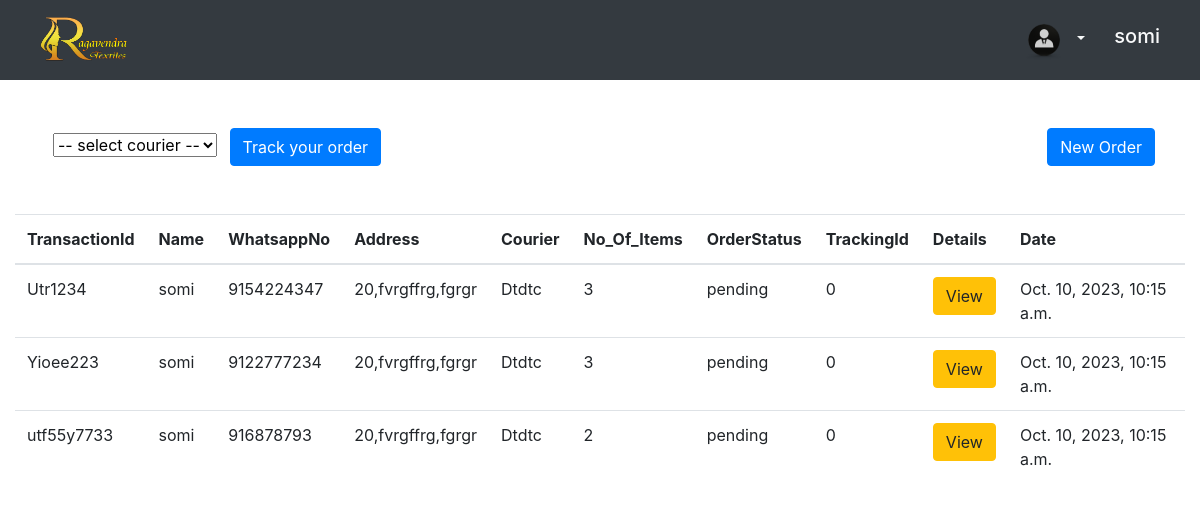
Page /orders/ (signed in) on the earlier database version.
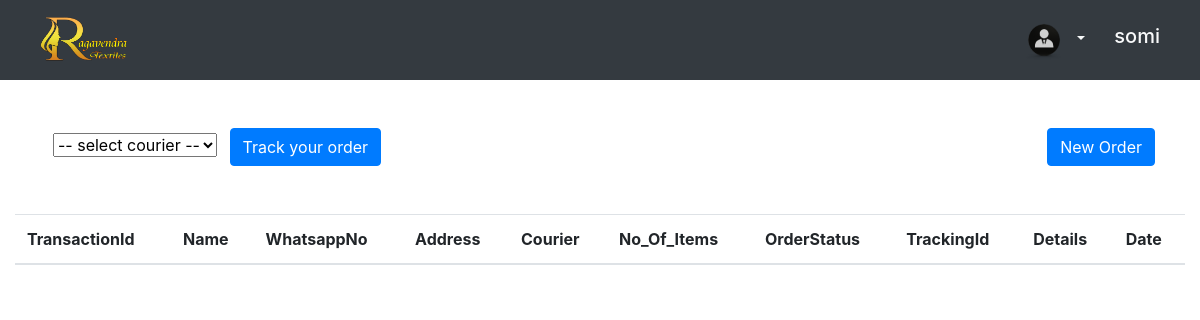
Same page on the later database version.
### ragavendra_store/models.py (models this page shows, shortened)
class Orders(models.Model):
    OrderID = models.AutoField(primary_key=True)
    Name  = models.CharField(max_length=30,null=True, blank=True)
    WhatsappNo = models.BigIntegerField(null=True, blank=True)
    ContactNo = models.BigIntegerField(null=True, blank=True)
    Dono = models.CharField(max_length=250, blank=False,default="")
    LandMark = models.CharField(max_length=250, blank=False,default="")
    Area_name = models.CharField(max_length=255,null=True, blank=True,default="")
    Village = models.CharField(max_length=255,null=True, blank=True,default="")
    Mandal = models.CharField(max_length=255,null=True, blank=True,default="")
    District = models.CharField(max_length=255,null=True, blank=True,default="")
    State = models.CharField(max_length=255,null=True, blank=True,default="")
    Postal_code = models.CharField(max_length=10,null=True, blank=True,default="")
    Courier = models.CharField(max_length=30, blank=True)
    TransactionId = models.CharField(max_length=25,default=0,null=True, blank=True)
    TrackingId = models.CharField(max_length=10,default=0,null=True, blank=True)
    No_Of_Items = models.IntegerField(null=True, blank=True)
    item_color = models.CharField(max_length=10,null=True, blank=True)
    item_size = models.CharField(max_length=10,null=True, blank=True)
    file = models.FileField()
    STATUS_CHOICES = (
        ('Pending', 'Pending'),
        ('Approved', 'Approved'),
        ('Rejected', 'Rejected'),
        ('Production', 'Production'),
        ('Out of Delivery', 'Out of Delivery'),
        ('completed', 'completed'),
    )
    OrderStatus = models.CharField(max_length=20, choices=STATUS_CHOICES, default='pending')
    Date = models.DateTimeField(default=datetime.now())
    user = models.ForeignKey(User, on_delete=models.CASCADE, default=1)

### ragavendra_store/views.py (the view, shortened to what this page needs)
# urls.py: path('orders/',orders, name='orders'),
@login_required
def orders(request):
    tracking_id = '',
    order_placed = False
    previous_order = None
    unique_orders = []
    orders_list = Orders.objects.filter(user=request.user).values_list('TransactionId', flat=True).distinct()
    for transaction_id in orders_list:
        order = Orders.objects.filter(user=request.user, TransactionId=transaction_id).first()
        unique_orders.append(order)
    view_orders_list = Orders.objects.all()
    oUser_INFO = User_info.objects.filter(userid = request.user.id)
    oUser = User_info.objects.filter(userid = request.user.id).first()
    profile_data = User_info.objects.filter(userid=request.user.id).values()
    profile_json = json.dumps(list(profile_data))
    latest_order = Orders.objects.filter(user=request.user).order_by('-OrderID').first()
    if latest_order:
        previous_order = model_to_dict(latest_order)
    return render(request ,"static_pages/orders.html" ,{"orders_list":unique_orders,"previous_order": previous_order,"view_orders_list":view_orders_list,'profile':oUser_INFO,"profile_json": profile_json,'active_user':oUser,'order_placed': order_placed})

### templates/static_pages/orders.html (shortened to what this page needs)
{% extends 'static_pages/base.html' %}
{% load static %}
{% block content %}
  <nav class="navbar navbar-expand-lg navbar-dark bg-dark">
    <div class="container-fluid px-2 px-md-4">
        <div class="navbar-brand">
          <img src="{% static 'images/logo-removebg-preview.png'%}" alt="" height="50" width="90">
        </div>
        <div class="d-flex align-items-center">
            <div class="dropdown mr-3">
                <button class="btn btn-transparent text-light dropdown-toggle" type="button" id="dropdownMenuButton" data-toggle="dropdown" aria-haspopup="true" aria-expanded="false">
                    <img src="{% static 'images/profile-icon.png' %}" class="profile-img" alt="IMG">
                </button>
            </div>
            <h5 class="text-light">{{ request.user.first_name }}</h5>
        </div>
    </div>
</nav>
   <div class="container d-flex" style="display: flex;justify-content: space-between;align-items: center;">
    <diV>
    <div >
      <select name="courier" id="courier" class="mx-2 ">
        <option value="" selected> -- select courier -- </option>
      </select>
      <button class="btn btn-primary " onclick="SelectedOption()">Track your order</button>
    </div>
  </diV>
    <div class="d-flex justify-content-end mt-5 mb-5 ">
        <button class="btn btn-primary" data-toggle="modal" data-target="#staticBackdrop">New Order  </button>
    </div>
  </div>
  <div class="container-fluid">
    <div class="table-responsive">
        <table class="table table-hover">
            <thead>
                <tr>
                    <th scope="col">TransactionId</th>
                    <th scope="col">Name</th>
                    <th scope="col">WhatsappNo</th>
                    <th scope="col">Address</th>
                    <th scope="col">Courier</th>
                    <th scope="col">No_Of_Items</th>
                    <th scope="col">OrderStatus</th>
                    <th scope="col">TrackingId</th>
                    <th scope="col">Details</th>
                    <th scope="col">Date</th>
                </tr>
            </thead>
            <tbody>
                {% for item in orders_list %}
                    <tr>
                        <td>{{ item.TransactionId }}</td>
                        <td>{{ item.Name }}</td>
                        <td>{{ item.WhatsappNo }}</td>
                        <td>{{ item.Dono }},{{ item.Village }},{{ item.Mandal }}</td>
                        <td>{{ item.Courier }}</td>
                        <td>{{ item.No_Of_Items }}</td>
                        <td>{{ item.OrderStatus }}</td>
                        <td>{{ item.TrackingId }}</td>
                        <td>
                            <button class="btn btn-warning" data-toggle="modal" data-target="#viemyorders{{ item.TransactionId }}">View</button>
                        </td>
                        <td>{{ item.Date }}</td>
                    </tr>
                {% endfor %}
            </tbody>
        </table>
    </div>
</div>
{% endblock %}

### templates/static_pages/base.html (shortened to what this page needs)
{% load static %}
<!DOCTYPE html>
<html lang="en">
<head>
	<link rel="stylesheet" type="text/css" href="{% static 'vendor/bootstrap/css/bootstrap.min.css' %}">
	<link rel="stylesheet" type="text/css" href="{fonts/font-awesome-4.7.0/css/font-awesome.min.css' %}">
	<link rel="stylesheet" type="text/css" href="{% static 'vendor//animate/animate.css' %}">
	<link rel="stylesheet" type="text/css" href="{% static 'vendor//css-hamburgers/hamburgers.min.css' %}">
	<link rel="stylesheet" type="text/css" href="{% static 'vendor//select2/select2.min.css' %}">
  <link rel="stylesheet" type="text/css" href="{% static 'css/style.css' %}">
<link
    rel="stylesheet"
    href="https://cdnjs.cloudflare.com/ajax/libs/animate.css/4.1.1/animate.min.css"
  />
	<link rel="stylesheet" type="text/css" href="{% static 'css/util.css' %}">
	<link rel="stylesheet" type="text/css" href="{% static 'css/main.css' %}">
    <link rel="stylesheet" href="https://cdn.jsdelivr.net/npm/bootstrap@4.5.3/dist/css/bootstrap.min.css">
</head>
<body>
    {% block content %}
    {% endblock %}
</body>
</html>

### static_files/css/main.css (style rules this page uses)
* { margin: 0px; padding: 0px; box-sizing: border-box; }
body, html { height: 100%; font-family: Poppins-Regular, sans-serif; }
h1,h2,h3,h4,h5,h6 { margin: 0px; }
button { outline: none !important; border: none; background: transparent; }

Differences in the rows shown:
removed Orders: TransactionId "Utr1234", Name "somi", WhatsappNo "9154224347", Dono "20", Village "fvrgffrg", Mandal "fgrgr", Courier "Dtdtc", No_Of_Items "3", OrderStatus "pending", TrackingId "0", Date "Oct. 10, 2023, 10:15 a.m."
removed Orders: TransactionId "Yioee223", Name "somi", WhatsappNo "9122777234", Dono "20", Village "fvrgffrg", Mandal "fgrgr", Courier "Dtdtc", No_Of_Items "3", OrderStatus "pending", TrackingId "0", Date "Oct. 10, 2023, 10:15 a.m."
removed Orders: TransactionId "utf55y7733", Name "somi", WhatsappNo "916878793", Dono "20", Village "fvrgffrg", Mandal "fgrgr", Courier "Dtdtc", No_Of_Items "2", OrderStatus "pending", TrackingId "0", Date "Oct. 10, 2023, 10:15 a.m."
